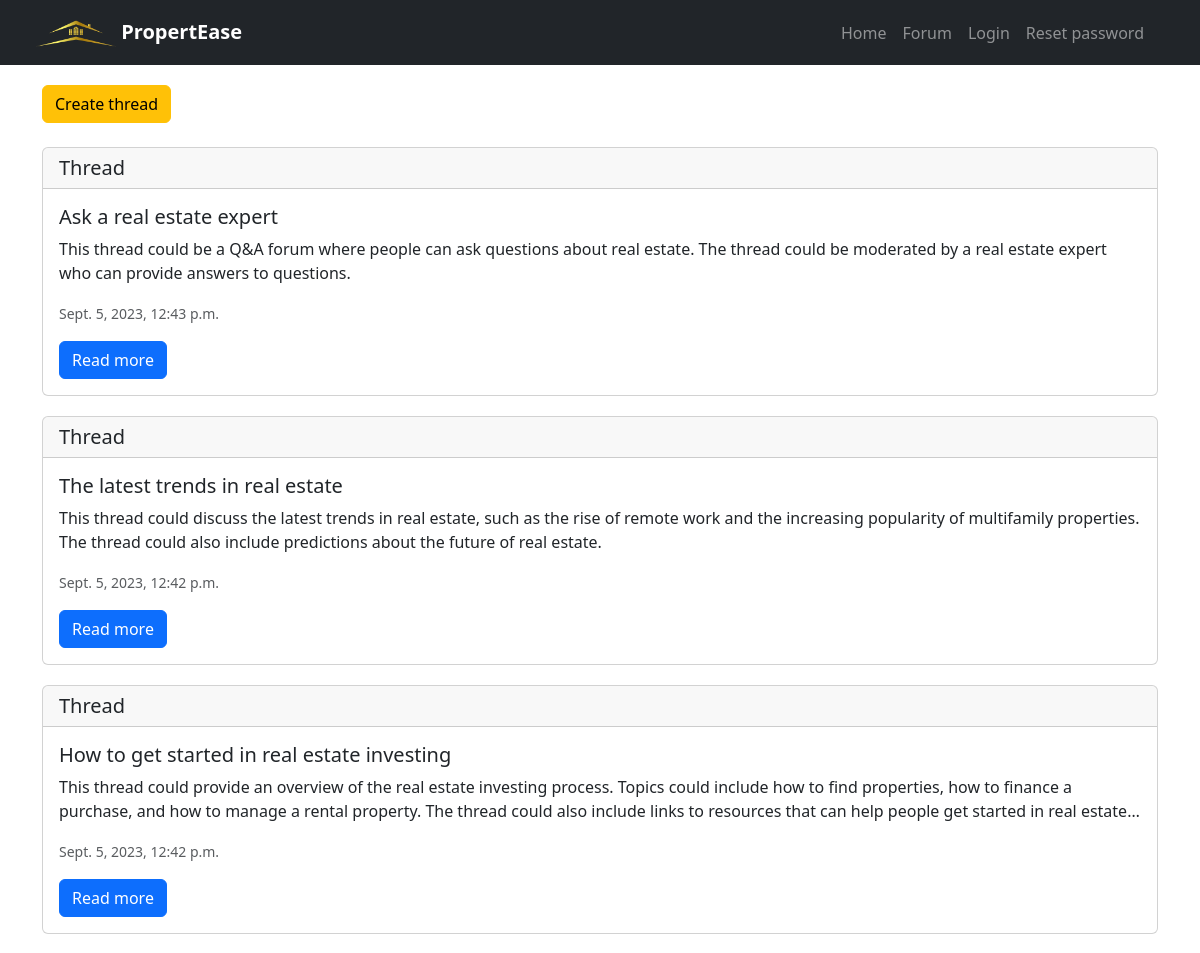
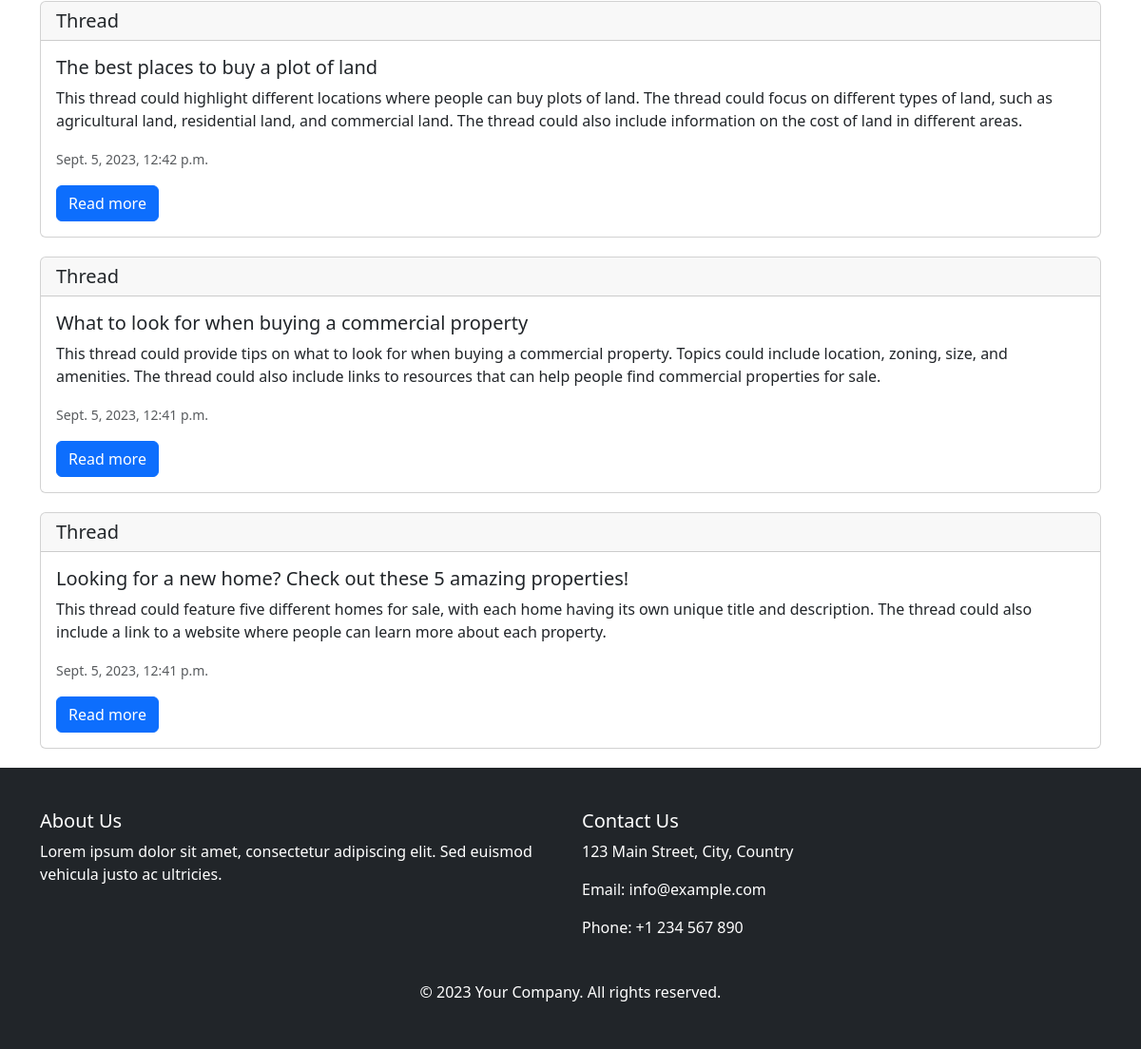
The app's page /forum/ with its own data (2 pictures, top to bottom).
### propertease/models.py (models this page shows, shortened)
class Thread(models.Model):
    title = models.CharField(max_length=256)
    content = models.TextField(max_length=1000)
    author = models.ForeignKey(CustomUser, on_delete=models.CASCADE, null=True, blank=True, related_name="threads")
    created_at = models.DateTimeField(auto_now_add=True)

### propertease/views.py (the view)
# urls.py: path("forum/", views.forum_view, name="forum"),
def forum_view(request):
    threads = Thread.objects.all().order_by("-created_at")
    return render(request, "propertease/forum.html", {"threads": threads})

### propertease/templates/propertease/forum.html
{% extends "base.html" %}
{% load static %}
{% block content %}
<link rel="stylesheet" href="{% static 'propertease/css/card-style.css' %}">
<a href="{% url 'propertease:thread_form' %}" class="btn btn-warning">Create thread</a> <br><br>
{% for thread in threads %}
<div class="card">
	<h5 class="card-header">Thread</h5>
	<div class="card-body">
	<h5 class="card-title"> {{ thread.title }} </h5>
	<p class="card-text"> {{thread.content}} </p>
	<p class="card-text"><small class="text-body-secondary"> {{ thread.created_at }} </small></p>
	<a href="{% url 'propertease:thread_detail' thread_id=thread.id %}" class="btn btn-primary">Read more</a>
	</div>
</div>
{% endfor %}
{% endblock %}

### propertease/static/propertease/css/card-style.css (style rules this page uses)
.card { margin-bottom: 20px; }
.card-text { display: -webkit-box; -webkit-line-clamp: 2; -webkit-box-orient: vertical; overflow: hidden; text-overflow: ellipsis; }

### templates/base.html (style rules this page uses)
body { display: flex; flex-direction: column; min-height: 100vh; }

### records on screen
Thread: title "Ask a real estate expert", content "This thread could be a Q&A forum where people can ask questions about real estate. The thread could be moderated by a real estate expert who can provide answers to questions.", created_at "Sept. 5, 2023, 12:43 p.m."
Thread: title "The latest trends in real estate", content "This thread could discuss the latest trends in real estate, such as the rise of remote work and the increasing popularity of multifamily properties. The thread could also include predictions about the future of real estate.", created_at "Sept. 5, 2023, 12:42 p.m."
Thread: title "How to get started in real estate investing", content "This thread could provide an overview of the real estate investing process. Topics could include how to find properties, how to finance a purchase, and how to manage a rental property. The thread could also include links to resources that can help people get started in real…", created_at "Sept. 5, 2023, 12:42 p.m."
Thread: title "The best places to buy a plot of land", content "This thread could highlight different locations where people can buy plots of land. The thread could focus on different types of land, such as agricultural land, residential land, and commercial land. The thread could also include information on the cost of land in different areas.", created_at "Sept. 5, 2023, 12:42 p.m."
Thread: title "What to look for when buying a commercial property", content "This thread could provide tips on what to look for when buying a commercial property. Topics could include location, zoning, size, and amenities. The thread could also include links to resources that can help people find commercial properties for sale.", created_at "Sept. 5, 2023, 12:41 p.m."
Thread: title "Looking for a new home? Check out these 5 amazing properties!", content "This thread could feature five different homes for sale, with each home having its own unique title and description. The thread could also include a link to a website where people can learn more about each property.", created_at "Sept. 5, 2023, 12:41 p.m."
